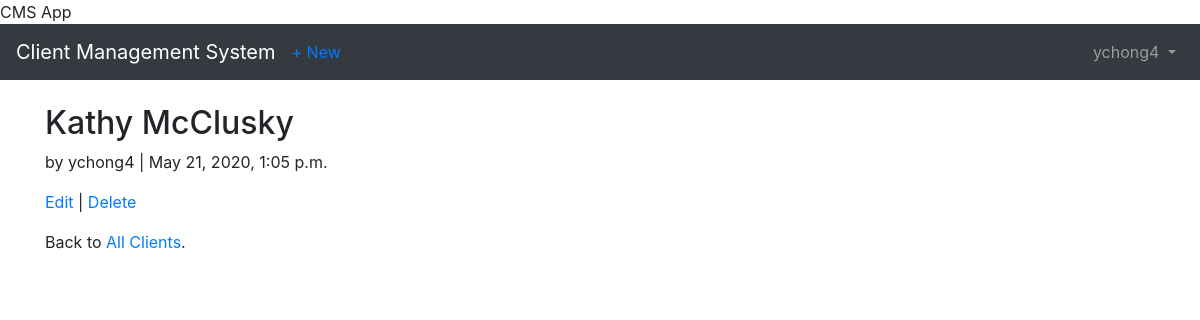
Screenshot of /clients/2/ (signed in) with the database file from the repository.
### users/models.py (models this page shows)
class CustomUser(AbstractUser):
    department = models.CharField(max_length=50, default='', null=True, blank=True)
    employee_cell_phone = models.CharField(max_length=50, default='', null=True, blank=True)

### clients/models.py (models this page shows, shortened)
class Client(models.Model):
    name = models.CharField(max_length=50,blank=False, null=False, default=' ')
    address = models.CharField(max_length=50, blank=True, null=True,default=' ')
    city = models.CharField(max_length=50, default=' ')
    state = models.CharField(max_length=50, default='NE')
    zipcode = models.CharField(max_length=10, default='00000')
    email = models.EmailField(max_length=100, default=' ')
    cell_phone = models.CharField(max_length=50, default='(402)000-0000')
    acct_number = models.CharField(max_length=50, blank=True, null=True, default='00000')
    notes = models.TextField()
    date = models.DateTimeField(auto_now_add=True)
    author = models.ForeignKey(
        get_user_model(),
        on_delete=models.CASCADE,
    )

### clients/views.py (the view)
class ClientDetailView(LoginRequiredMixin, DetailView):
    model = Client
    template_name = 'client_detail.html'
    login_url = 'login'

### templates/client_detail.html (shortened to what this page needs)
<!DOCTYPE html>
<html lang="en">
{% extends 'base.html' %}
{% block content %}
<div class="client-entry">
  <h2>{{ object.name }}</h2>
    <p>by {{ object.author }} | {{ object.date }}</p>
  </div>
  <p><a href="{% url 'client_edit' client.pk %}">Edit</a> | <a href="{% url 'client_delete' client.pk %}">Delete</a></p>
  <p>Back to <a href="{% url 'client_list' %}">All Clients</a>.</p>
{% endblock content %}

### templates/base.html (shortened to what this page needs)
<!doctype html>
<html lang="en">
  <head>
    <link rel="stylesheet" href="https://stackpath.bootstrapcdn.com/bootstrap/4.1.3/css/bootstrap.min.css">
    <name>{% block name %}CMS App{% endblock name %}</name>
  </head>
  <body>
    <nav class="navbar navbar-expand-md navbar-dark bg-dark mb-4">
      <a class="navbar-brand" href="{% url 'home' %}">Client Management System</a>
      {% if user.is_authenticated %}
        <ul class="navbar-nav mr-auto">
          <li class="nav-item"><a href="{% url 'client_new' %}">+ New</a></li>
        </ul>
      {% endif %}
      <div class="collapse navbar-collapse" id="navbarCollapse">
        {% if user.is_authenticated %}
          <ul class="navbar-nav ml-auto">
            <li class="nav-item">
              <a class="nav-link dropdown-toggle" href="#" id="userMenu"\
              data-toggle="dropdown" aria-haspopup="true" aria-expanded\
              ="false">
                {{ user.username }}
              </a>
            </li>
          </ul>
        {% endif %}
      </div>
    </nav>
    <div class="container">
      {% block content %}
      {% endblock content %}
    </div>
  </body>
</html>

### rows the page displays
CustomUser: username "ychong4"
Client: name "Kathy McClusky", author "ychong4", date "May 21, 2020, 1:05 p.m."
